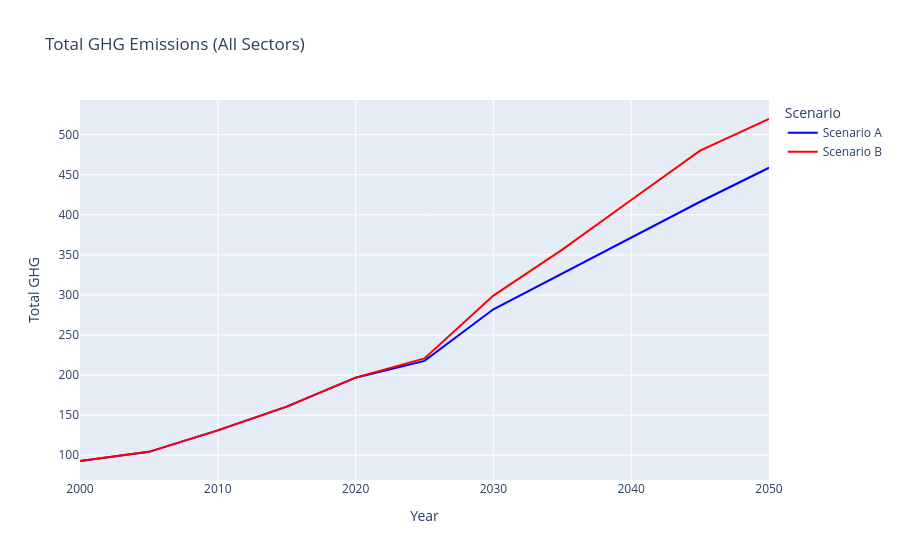
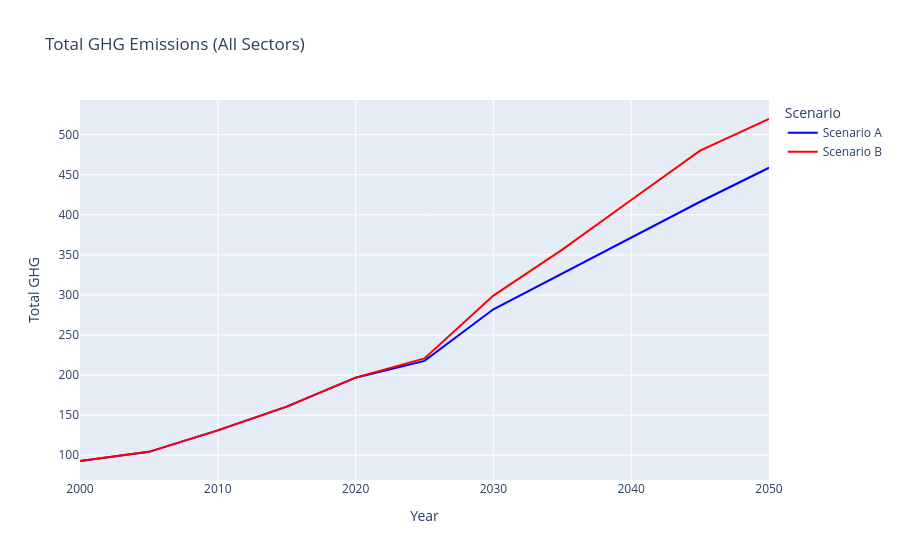

Notebook cell for these charts, in order:
### Markdown cell above
ABCDEDSkip scenario modification entirely. Only load Scenario A and B files.

Read scenario selections with pandas:

Read "SCENARIOS SELECTION" sheet.

Parse the “TABLE: …” and “X” marks directly in pandas.

Read GHG data with pandas only (as you already do).

Load data once and keep in memory.

Update GUI to remove the "Modify Scenarios" button.

### Code cell
import os
import pandas as pd
import tkinter as tk
from tkinter import filedialog, messagebox
import plotly.express as px
from plotly.subplots import make_subplots
import plotly.graph_objects as go
import shutil
import tempfile

class FableDashboard:
    def __init__(self, root):
        self.root = root
        self.root.title("FABLE Scenario Dashboard")
        self.scenario_paths = []
        self.temp_paths = []
        self.cols_to_plot = [
            "Calc CO2e from livestock",
            "Total calc. CO2e from crops",
            "Calc CO2 from deforestation",
            "Calc CO2 sequestration"
        ]
        self.scenario_colors = {"Scenario A": "blue", "Scenario B": "red"}
        self.sector_colors = {
            "Calc CO2e from livestock": "#636EFA",
            "Total calc. CO2e from crops": "#EF553B",
            "Calc CO2 from deforestation": "#00CC96",
            "Calc CO2 sequestration": "#AB63FA"
        }
        self.create_widgets()

    def create_widgets(self):
        tk.Label(self.root, text="Select Scenario A and B Files:").grid(row=0, column=0, padx=10, pady=5, sticky="w")
        tk.Button(self.root, text="Select Scenario Files", command=self.select_scenarios).grid(row=0, column=1, padx=5)

        self.visual_frame = tk.LabelFrame(self.root, text="Visualizations", padx=10, pady=10)
        self.visual_frame.grid(row=1, column=0, columnspan=2, padx=10, pady=10, sticky="ew")
        tk.Button(self.visual_frame, text="Yearly GHG by Sector", command=self.show_bar_chart).pack(pady=5)
        tk.Button(self.visual_frame, text="Total GHG Line Chart", command=self.show_total_ghg_chart).pack(pady=5)
        tk.Button(self.visual_frame, text="Combined Charts", command=self.show_combined_chart).pack(pady=5)

        self.summary_text = tk.Text(self.root, width=100, height=10, state="disabled")
        self.summary_text.grid(row=2, column=0, columnspan=2, padx=10, pady=10)

    # --- File selection ---
    def select_scenarios(self):
        paths = filedialog.askopenfilenames(title="Select Scenario A then B", filetypes=[("Excel files", "*.xlsx *.xlsm *.xls")])
        if len(paths) != 2:
            messagebox.showerror("Error", "Please select exactly two scenario files.")
            return

        # Copy to temp folder to avoid permission issues
        self.temp_paths = []
        for path in paths:
            tmp_path = shutil.copy(path, tempfile.gettempdir())
            self.temp_paths.append(tmp_path)

        self.scenario_paths = list(paths)
        self.update_summary()
        messagebox.showinfo("Loaded", "Scenario files loaded successfully!")

    # --- Scenario summary ---
    def update_summary(self):
        self.summary_text.config(state="normal")
        self.summary_text.delete("1.0", tk.END)
        for idx, path in enumerate(self.scenario_paths):
            label = f"Scenario {'A' if idx==0 else 'B'}"
            temp_path = self.temp_paths[idx]
            try:
                df = pd.read_excel(temp_path, sheet_name="SCENARIOS SELECTION", header=None)
                summary = []
                current_table = None
                for _, row in df.iterrows():
                    first = str(row[0]).strip() if row[0] else ""
                    second = str(row[1]).strip() if len(row) > 1 and row[1] else ""
                    if first.startswith("TABLE:"):
                        current_table = first.replace("TABLE:", "").strip()
                        continue
                    if first.lower() == "x" and current_table:
                        summary.append(f"{current_table}: {second}")
                self.summary_text.insert(tk.END, f"{label} ({os.path.basename(path)}):\n")
                for line in summary:
                    self.summary_text.insert(tk.END, f"  {line}\n")
                self.summary_text.insert(tk.END, "\n")
            except:
                self.summary_text.insert(tk.END, f"{label}: Could not read scenario selections\n")
        self.summary_text.config(state="disabled")

    # --- Load GHG data ---
    def load_ghg(self, idx):
        path = self.temp_paths[idx]
        df_raw = pd.read_excel(path, sheet_name="GHG", header=None)
        year_row = next((i for i in range(len(df_raw)) if df_raw.iloc[i].astype(str).str.strip().str.lower().eq("year").any()), None)
        if year_row is None:
            raise ValueError(f"No 'Year' header in {path}")
        df = pd.read_excel(path, sheet_name="GHG", skiprows=year_row)
        df["Year"] = pd.to_numeric(df["Year"], errors="coerce")
        for c in df.columns:
            if c != "Year":
                df[c] = pd.to_numeric(df[c], errors="coerce")
        df = df[df["Year"].between(2000, 2050)]
        df = df.dropna(subset=["Year"])
        df["Year"] = df["Year"].astype(int)
        return df

    # --- Prepare combined data ---
    def prepare_combined_data(self):
        df_A = self.load_ghg(0)
        df_B = self.load_ghg(1)
        def make_long(df, label):
            df_long = df.melt(
                id_vars="Year",
                value_vars=[c for c in self.cols_to_plot if c in df.columns],
                var_name="Category",
                value_name="MtCO2e/yr"
            )
            df_long["Scenario"] = label
            return df_long
        df_combined = pd.concat([make_long(df_A, "Scenario A"), make_long(df_B, "Scenario B")])
        df_combined["Total GHG"] = df_combined.groupby(["Scenario","Year"])["MtCO2e/yr"].transform("sum")
        return df_combined

    # --- Helper to save HTML ---
    def save_html(self, fig, filename):
        folder = os.path.dirname(self.scenario_paths[0])
        path = os.path.join(folder, filename)
        fig.write_html(path)
        messagebox.showinfo("Saved", f"Interactive HTML saved to:\n{path}")

    # --- Plotting ---
    def show_bar_chart(self):
        if not self.scenario_paths:
            messagebox.showwarning("Warning", "No scenario files loaded.")
            return
        df_combined = self.prepare_combined_data()
        fig = px.bar(
            df_combined,
            x="Year",
            y="MtCO2e/yr",
            color="Category",
            barmode="group",
            facet_col="Scenario",
            color_discrete_map=self.sector_colors,
            title="Yearly GHG Emissions by Sector"
        )
        fig.show()
        self.save_html(fig, "Yearly_GHG_by_Sector.html")

    def show_total_ghg_chart(self):
        if not self.scenario_paths:
            messagebox.showwarning("Warning", "No scenario files loaded.")
            return
        df_combined = self.prepare_combined_data()
        fig = px.line(
            df_combined.drop_duplicates(subset=["Year","Scenario"]),
            x="Year",
            y="Total GHG",
            color="Scenario",
            color_discrete_map=self.scenario_colors,
            title="Total GHG Emissions (All Sectors)"
        )
        fig.show()
        self.save_html(fig, "Total_GHG_Line.html")

    def show_combined_chart(self):
        if not self.scenario_paths:
            messagebox.showwarning("Warning", "No scenario files loaded.")
            return
        df_combined = self.prepare_combined_data()
        fig = make_subplots(rows=2, cols=1, shared_xaxes=True,
                            subplot_titles=("Yearly GHG by Sector", "Total GHG Emissions"))
        for scenario in ["Scenario A", "Scenario B"]:
            df_s = df_combined[df_combined["Scenario"]==scenario]
            for category in self.cols_to_plot:
                df_cat = df_s[df_s["Category"]==category]
                fig.add_trace(
                    go.Bar(x=df_cat["Year"], y=df_cat["MtCO2e/yr"],
                           name=f"{category} ({scenario})",
                           marker_color=self.sector_colors.get(category, "#888888")),
                    row=1, col=1
                )
            df_total = df_s.drop_duplicates(subset=["Year"])
            fig.add_trace(
                go.Scatter(x=df_total["Year"], y=df_total["Total GHG"],
                           name=f"Total GHG ({scenario})",
                           line=dict(color=self.scenario_colors[scenario], width=3)),
                row=2, col=1
            )
        fig.update_layout(height=800, title_text="FABLE Scenario GHG Dashboard", barmode="group")
        fig.show()
        self.save_html(fig, "Combined_GHG_Charts.html")

# --- Run dashboard ---
root = tk.Tk()
app = FableDashboard(root)
root.mainloop()

### Figure 1 — Plotly figure (JSON) as saved in the notebook; plotly's stock layout.template omitted (floating-point values rounded to 4 significant figures)
{"data": [{"hovertemplate": "Scenario=Scenario A<br>Year=%{x}<br>Total GHG=%{y}<extra></extra>", "legendgroup": "Scenario A", "line": {"color": "blue", "dash": "solid"}, "marker": {"symbol": "circle"}, "mode": "lines", "name": "Scenario A", "orientation": "v", "showlegend": true, "type": "scatter", "x": [2000, 2005, 2010, 2015, 2020, 2025, 2030, 2035, 2040, 2045, 2050], "xaxis": "x", "y": [92.73, 104.1, 131.0, 160.5, 196.7, 217.6, 282.1, 326.5, 371.9, 416.3, 458.7], "yaxis": "y"}, {"hovertemplate": "Scenario=Scenario B<br>Year=%{x}<br>Total GHG=%{y}<extra></extra>", "legendgroup": "Scenario B", "line": {"color": "red", "dash": "solid"}, "marker": {"symbol": "circle"}, "mode": "lines", "name": "Scenario B", "orientation": "v", "showlegend": true, "type": "scatter", "x": [2000, 2005, 2010, 2015, 2020, 2025, 2030, 2035, 2040, 2045, 2050], "xaxis": "x", "y": [92.73, 104.1, 131.0, 160.5, 196.7, 220.8, 299.2, 356.6, 418.6, 480.2, 519.6], "yaxis": "y"}], "layout": {"legend": {"title": {"text": "Scenario"}, "tracegroupgap": 0}, "title": {"text": "Total GHG Emissions (All Sectors)"}, "xaxis": {"anchor": "y", "domain": [0, 1], "title": {"text": "Year"}}, "yaxis": {"anchor": "x", "domain": [0, 1], "title": {"text": "Total GHG"}}}}

### Figure 2 — Plotly figure (JSON) as saved in the notebook; plotly's stock layout.template omitted (floating-point values rounded to 4 significant figures)
{"data": [{"hovertemplate": "Scenario=Scenario A<br>Year=%{x}<br>Total GHG=%{y}<extra></extra>", "legendgroup": "Scenario A", "line": {"color": "blue", "dash": "solid"}, "marker": {"symbol": "circle"}, "mode": "lines", "name": "Scenario A", "orientation": "v", "showlegend": true, "type": "scatter", "x": [2000, 2005, 2010, 2015, 2020, 2025, 2030, 2035, 2040, 2045, 2050], "xaxis": "x", "y": [92.73, 104.1, 131.0, 160.5, 196.7, 217.6, 282.1, 326.5, 371.9, 416.3, 458.7], "yaxis": "y"}, {"hovertemplate": "Scenario=Scenario B<br>Year=%{x}<br>Total GHG=%{y}<extra></extra>", "legendgroup": "Scenario B", "line": {"color": "red", "dash": "solid"}, "marker": {"symbol": "circle"}, "mode": "lines", "name": "Scenario B", "orientation": "v", "showlegend": true, "type": "scatter", "x": [2000, 2005, 2010, 2015, 2020, 2025, 2030, 2035, 2040, 2045, 2050], "xaxis": "x", "y": [92.73, 104.1, 131.0, 160.5, 196.7, 220.8, 299.2, 356.6, 418.6, 480.2, 519.6], "yaxis": "y"}], "layout": {"legend": {"title": {"text": "Scenario"}, "tracegroupgap": 0}, "title": {"text": "Total GHG Emissions (All Sectors)"}, "xaxis": {"anchor": "y", "domain": [0, 1], "title": {"text": "Year"}}, "yaxis": {"anchor": "x", "domain": [0, 1], "title": {"text": "Total GHG"}}}}
